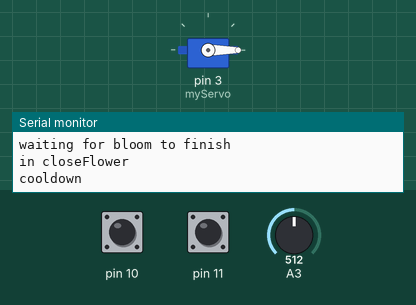
Simulated run of this sketch. Board: Arduino Uno, built with avr-gcc and run on an emulated ATmega328P. On the bench: servo, the last lines printed to the serial monitor. Inputs (shaded band) come from the test bench; at power-on: A3 = 512, pin 10 HIGH, pin 11 HIGH.

Above: at 7.5 s.
7.6 s: A3 set to 487
At 8.4 s:
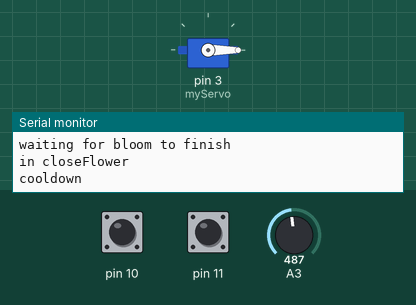
18.5 s: A3 set to 510
At 19.28 s:
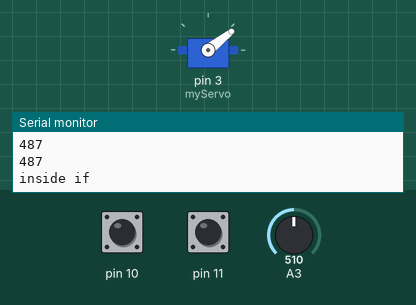
At 21.5 s:
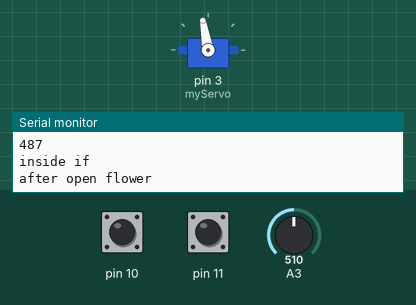
Timing chart, 0 to 27.0 s (numbered marks = the images above; inputs shaded):
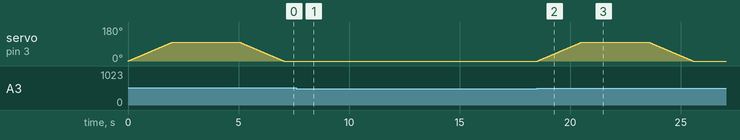

Measured:
- after the input at 7.6 s, servo on pin 3 (myServo): stays 0° (without the input it goes to 1° after 9.5 s)
- after the input at 18.5 s, servo on pin 3 (myServo): rises from 0° to 100° in 2.0 s, then falls to 0° in 5.0 s
- by itself, servo on pin 3 (myServo): rises from 0° to 100° in 2.0 s, then falls to 0° in 5.0 s

The sketch:

FlowerBase.ino
```cpp
#include <Servo.h>;
Servo myServo;
int fullyOpen = 100;
int fullyClosed = 0;
int bloomTime = 3000;
int coolDown = 10000;

void setup() {
  // put your setup code here, to run once:
Serial.begin(9600);
myServo.attach(3);
myServo.write(0);
pinMode(10, INPUT_PULLUP);
pinMode(11, INPUT_PULLUP);
}

void loop() {
  // put your main code here, to run repeatedly:
Serial.println(analogRead(3));
 if(analogRead(3) > 500){
  Serial.println("inside if");
  openFlower();
  Serial.println("after open flower");
  delay(bloomTime);
  Serial.println("waiting for bloom to finish");
  closeFlower();
  Serial.println("cooldown");
  delay(coolDown);
  Serial.println("finished cooling down");
 }
if(digitalRead(10) == 0){
  //openFlower();
}
if(digitalRead(11) == 0){
  //closeFlower();
  //Serial.println("yep");
}
}

void openFlower(){
  for(int i = fullyClosed; i <= fullyOpen; i++){
    myServo.write(i);
    delay(20);
  }
}

void closeFlower(){
    Serial.println("in closeFlower");
    for(int i = fullyOpen; i >= fullyClosed; i--){
    myServo.write(i);
    delay(20);
  }
}
```
